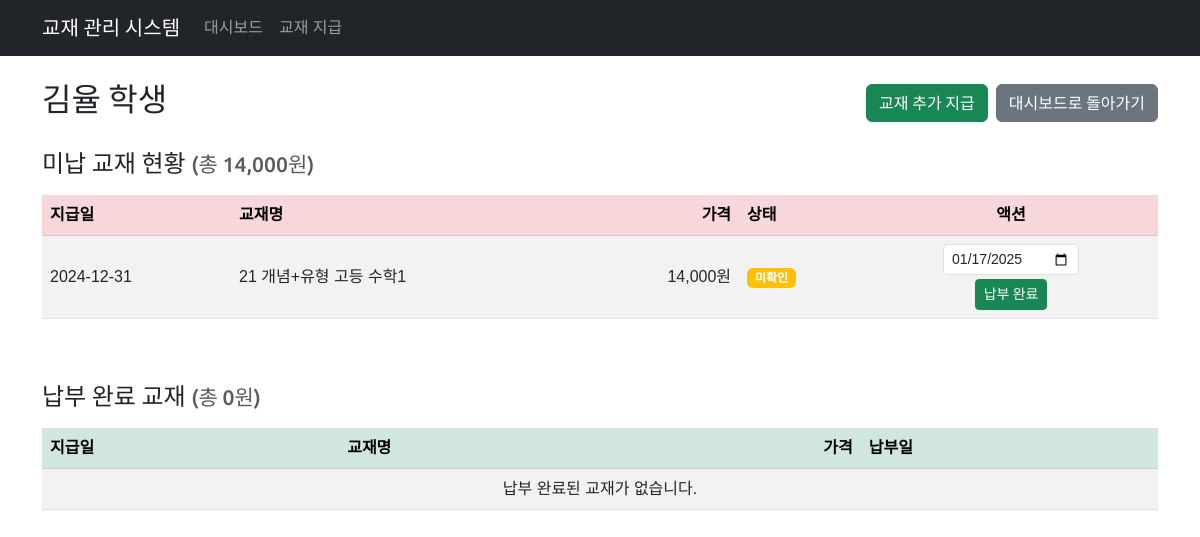
/textbook/student/254/, run on an earlier commit of the app's database.
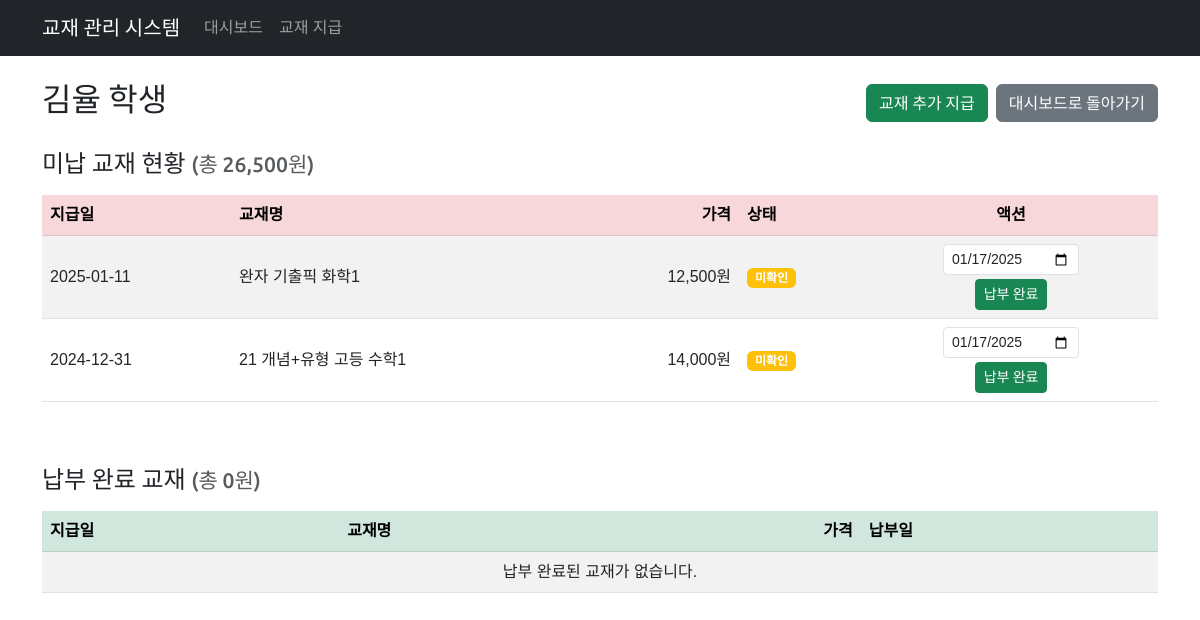
And on a later commit of the database.
### textbook/models.py (models this page shows, shortened)
class Book(models.Model):
    input_date = models.DateField(verbose_name='지급일')
    book_name = models.CharField(max_length=255, verbose_name='교재')
    price = models.IntegerField(verbose_name='가격')
    checking = models.BooleanField(default=False, verbose_name='상태')
    student = models.ForeignKey(Student, on_delete=models.CASCADE, related_name='books', verbose_name='학생')
    payment_date = models.DateField(null=True, blank=True, verbose_name='수납일')
    class Meta:
        db_table = 'book'
        ordering = ['-input_date']
        verbose_name = '교재'
        verbose_name_plural = '교재'

### textbook/views.py (the view)
# urls.py: path('student/<int:student_id>/', views.student_detail, name='student_detail'),
def student_detail(request, student_id):
    student = get_object_or_404(Student, id=student_id)
    unpaid_books = student.books.filter(payment_date__isnull=True)
    paid_books = student.books.filter(payment_date__isnull=False)
    total_unpaid = unpaid_books.aggregate(total=Sum('price'))['total'] or 0
    total_paid = paid_books.aggregate(total=Sum('price'))['total'] or 0
    context = {
        'student': student,
        'unpaid_books': unpaid_books,
        'paid_books': paid_books,
        'total_unpaid': total_unpaid,
        'total_paid': total_paid,
        'today' : date.today(),
    }
    return render(request, 'textbook/student_detail.html', context)

### textbook/templates/textbook/student_detail.html (shortened to what this page needs)
{% extends 'textbook/base.html' %}
{% load humanize %}
{% block content %}
<div class="row">
    <div class="col-12">
        <div class="d-flex justify-content-between align-items-center mb-4">
            <h2>{{ student.name }} 학생</h2>
            <div class="d-flex gap-2">
                <a href="{% url 'textbook:issue_book' %}?student_id={{ student.id }}" class="btn btn-success">교재 추가 지급</a>
                <a href="{% url 'textbook:dashboard' %}" class="btn btn-secondary">
                    대시보드로 돌아가기
                </a>
            </div>
        </div>
        <h4 class="mb-3">미납 교재 현황 <small class="text-muted">(총 {{ total_unpaid|intcomma }}원)</small></h4>
        <div class="table-responsive mb-5">
            <table class="table table-striped table-hover align-middle">
                <thead class="table-danger">
                    <tr>
                        <th>지급일</th>
                        <th>교재명</th>
                        <th class="text-end">가격</th>
                        <th>상태</th>
                        <th class="text-center">액션</th>
                    </tr>
                </thead>
                <tbody>
                    {% for book in unpaid_books %}
                    <tr>
                        <td>{{ book.input_date|date:"Y-m-d" }}</td>
                        <td>{{ book.book_name }}</td>
                        <td class="text-end">{{ book.price|intcomma }}원</td>
                        <td>
                            {% if book.checking %}
                            <span class="badge bg-success">확인</span>
                            {% else %}
                            <span class="badge bg-warning">미확인</span>
                            {% endif %}
                        </td>
                        <td class="text-center">
                            <form action="{% url 'textbook:mark_as_paid' book.id %}" method="post" class="d-inline-block" onsubmit="return validateDate(this);">
                                <input type="date" name="payment_date" value="{{ today|date:'Y-m-d' }}" class="form-control form-control-sm" id="paymentDate_{{book.id}}">
                                <button type="submit" class="btn btn-success btn-sm mt-1">납부 완료</button>
                            </form>
                        </td>
                    </tr>
                    {% empty %}
                    <tr>
                        <td colspan="5" class="text-center">미납된 교재가 없습니다.</td>
                    </tr>
                    {% endfor %}
                </tbody>
            </table>
        </div>
        <h4 class="mb-3">납부 완료 교재 <small class="text-muted">(총 {{ total_paid|intcomma }}원)</small></h4>
        <div class="table-responsive">
            <table class="table table-striped table-hover align-middle">
                <thead class="table-success">
                    <tr>
                        <th>지급일</th>
                        <th>교재명</th>
                        <th class="text-end">가격</th>
                        <th>납부일</th>
                    </tr>
                </thead>
                <tbody>
                    {% for book in paid_books %}
                    <tr>
                        <td>{{ book.input_date|date:"Y-m-d" }}</td>
                        <td>{{ book.book_name }}</td>
                        <td class="text-end">{{ book.price|intcomma }}원</td>
                        <td>{{ book.payment_date|date:"Y-m-d" }}</td>
                    </tr>
                    {% empty %}
                    <tr>
                        <td colspan="4" class="text-center">납부 완료된 교재가 없습니다.</td>
                    </tr>
                    {% endfor %}
                </tbody>
            </table>
        </div>
    </div>
</div>
{% endblock %}

What changed in the data, as far as the page shows it:
added Book: input_date "2025-01-11", book_name "완자 기출픽 화학1", price "12,500", checking "미확인", payment_date "01/17/2025"
Also different on the page:
{{ total_unpaid|intcomma }}: "14,000" → "26,500"
